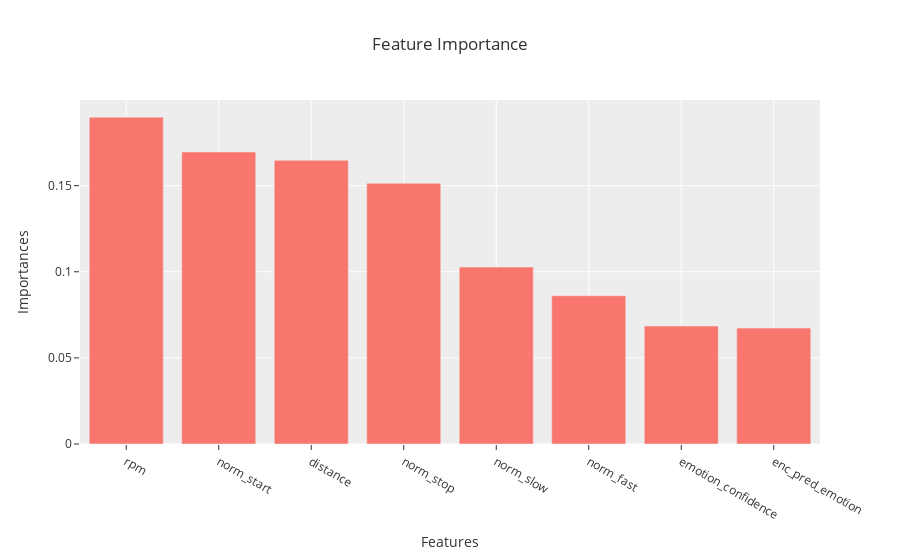

The notebook cell this image was saved under:
### Markdown cell above
## Find Feature Importance

### Code cell
# See which features were most important
imps = pd.DataFrame()
imps['Features'] = features
imps['Importances'] = clf.feature_importances_
imps = imps.sort_values('Importances', ascending=False)
px.bar(imps, x='Features', y='Importances', template='ggplot2',
       title='Feature Importance')

### Figure 1 — Plotly figure (JSON) as saved in the notebook; plotly's stock layout.template omitted (floating-point values rounded to 4 significant figures)
{"data": [{"alignmentgroup": "True", "hovertemplate": "Features=%{x}<br>Importances=%{y}<extra></extra>", "legendgroup": "", "marker": {"color": "#F8766D"}, "name": "", "offsetgroup": "", "orientation": "v", "showlegend": false, "textposition": "auto", "type": "bar", "x": ["rpm", "norm_start", "distance", "norm_stop", "norm_slow", "norm_fast", "emotion_confidence", "enc_pred_emotion"], "xaxis": "x", "y": [0.1898, 0.1695, 0.1647, 0.1514, 0.1027, 0.0861, 0.06846, 0.06728], "yaxis": "y"}], "layout": {"barmode": "relative", "legend": {"tracegroupgap": 0}, "title": {"text": "Feature Importance"}, "xaxis": {"anchor": "y", "domain": [0, 1], "title": {"text": "Features"}}, "yaxis": {"anchor": "x", "domain": [0, 1], "title": {"text": "Importances"}}}}
